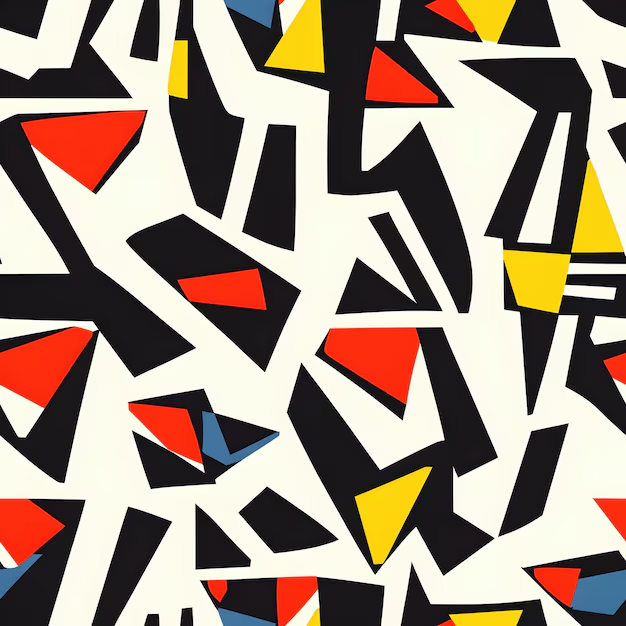
//> input picture TP_Fevrier/image/image.png, 626 x 626 px
$ ./gradient_threshold image/image.png   (built with g++ and OpenCV 4)
//> lines starting //> are read from the running program, lines starting //| are printed output that depends on the picture
#include <opencv2/opencv.hpp>
#include <iostream>
#include <vector>
#include <cmath>

using namespace cv;
using namespace std;

/**
 * Fonction de convolution 2D
 * @param image : Image source en niveaux de gris.
 * @param kernel : Noyau de convolution (filtre).
 * @return Matrice résultante après convolution.
 */
Mat convolution2D(const Mat& image, const vector<vector<int>>& kernel) {
    int kSize = kernel.size();
    int offset = kSize / 2;
    Mat result = Mat::zeros(image.size(), CV_32F);

    // Balayage de l'image en ignorant les bords pour éviter le dépassement du noyau
    for (int i = offset; i < image.rows - offset; i++) {
        for (int j = offset; j < image.cols - offset; j++) {
            float sum = 0.0;

            // Application du noyau de convolution
            for (int ki = 0; ki < kSize; ki++) {
                for (int kj = 0; kj < kSize; kj++) {
                    sum += image.at<uchar>(i + ki - offset, j + kj - offset) * kernel[ki][kj];
                }
            }

            result.at<float>(i, j) = sum;
        }
    }

    return result;
}

/**
 * Applique un seuillage global (seuil unique)
 * @param gradient : Image du gradient.
 * @param threshold_value : Valeur du seuil.
 */
Mat globalThresholding(const Mat& gradient, double threshold_value) {
    Mat thresholded;
    threshold(gradient, thresholded, threshold_value, 255, THRESH_BINARY);
    return thresholded;
}

/**
 * Seuillage par hystérésis
 * @param gradient : Image du gradient.
 * @param lowThresh : Seuil bas.
 * @param highThresh : Seuil haut.
 */
Mat hysteresisThresholding(const Mat& gradient, double lowThresh, double highThresh) {
    Mat edges = Mat::zeros(gradient.size(), CV_8U);

    for (int i = 1; i < gradient.rows - 1; i++) {
        for (int j = 1; j < gradient.cols - 1; j++) {
            float val = gradient.at<float>(i, j);
            if (val >= highThresh) {
                edges.at<uchar>(i, j) = 255;
            } else if (val >= lowThresh) {
                // Vérifie les pixels voisins pour une connexion avec des pixels forts
                bool connected = false;
                for (int x = -1; x <= 1; x++) {
                    for (int y = -1; y <= 1; y++) {
                        if (gradient.at<float>(i + x, j + y) >= highThresh) {
                            connected = true;
                        }
                    }
                }
                if (connected) edges.at<uchar>(i, j) = 255;
            }
        }
    }

    return edges;
}

/**
 * Génère une image colorée en fonction des directions de gradient.
 * @param Gx : Gradient en X.
 * @param Gy : Gradient en Y.
 * @param G45 : Gradient en diagonale 45°.
 * @param G135 : Gradient en diagonale 135°.
 */
Mat colorizeGradient(const Mat& Gx, const Mat& Gy, const Mat& G45, const Mat& G135) {
    vector<Mat> channels(3);

    // Normalisation des gradients pour la visualisation
    normalize(abs(Gx), channels[0], 0, 255, NORM_MINMAX);   // Rouge : Gradient X
    normalize(abs(Gy), channels[1], 0, 255, NORM_MINMAX);   // Vert : Gradient Y
    normalize(abs(G45 + G135), channels[2], 0, 255, NORM_MINMAX);  // Bleu : Diagonales

    Mat coloredGradient;
    merge(channels, coloredGradient);
    return coloredGradient;
}
/**
 * Enumération des directions principales des gradients.
 */
enum DirectionCategory { HORIZONTAL, VERTICAL, DIAGONAL_45, DIAGONAL_135 };

/**
 * Détermine la direction dominante d'un gradient donné.
 */
DirectionCategory getDirectionCategory(float gx, float gy, float g45, float g135) {
  float maxVal = max(abs(gx), max(abs(gy), max(abs(g45), abs(g135))));
  if (abs(gx) == maxVal) return HORIZONTAL;
  else if (abs(gy) == maxVal) return VERTICAL;
  else if (abs(g45) == maxVal) return DIAGONAL_45;
  else return DIAGONAL_135;
}

/**
 * Suppression des non-maxima pour affiner les contours.
 */
Mat nonMaximumSuppression(const Mat& gradientMagnitude, const Mat& Gx, const Mat& Gy, const Mat& G45, const Mat& G135) {
  Mat suppressed = gradientMagnitude.clone();
  int rows = gradientMagnitude.rows;
  int cols = gradientMagnitude.cols;
  for (int i = 1; i < rows - 1; i++) {
      for (int j = 1; j < cols - 1; j++) {
          float gx = Gx.at<float>(i, j);
          float gy = Gy.at<float>(i, j);
          float g45 = G45.at<float>(i, j);
          float g135 = G135.at<float>(i, j);
          DirectionCategory category = getDirectionCategory(gx, gy, g45, g135);
          float mag = gradientMagnitude.at<float>(i, j);
          switch (category) {
              case HORIZONTAL:
                  if (mag < gradientMagnitude.at<float>(i, j-1) || mag < gradientMagnitude.at<float>(i, j+1)) suppressed.at<float>(i, j) = 0;
                  break;
              case VERTICAL:
                  if (mag < gradientMagnitude.at<float>(i-1, j) || mag < gradientMagnitude.at<float>(i+1, j)) suppressed.at<float>(i, j) = 0;
                  break;
              case DIAGONAL_45:
                  if (mag < gradientMagnitude.at<float>(i-1, j+1) || mag < gradientMagnitude.at<float>(i+1, j-1)) suppressed.at<float>(i, j) = 0;
                  break;
              case DIAGONAL_135:
                  if (mag < gradientMagnitude.at<float>(i-1, j-1) || mag < gradientMagnitude.at<float>(i+1, j+1)) suppressed.at<float>(i, j) = 0;
                  break;
          }
      }
  }
  return suppressed;
}

/**
 * Détection des contours avec affichage et seuillage.
 */
 void detectAndDisplayContours(const Mat& image) {
    vector<vector<int>> sobelX = {{-1, 0, 1}, {-2, 0, 2}, {-1, 0, 1}};
    vector<vector<int>> sobelY = {{-1, -2, -1}, {0, 0, 0}, {1, 2, 1}};
    vector<vector<int>> kernel45 = {{0, 1, 2}, {-1, 0, 1}, {-2, -1, 0}};
    vector<vector<int>> kernel135 = {{2, 1, 0}, {1, 0, -1}, {0, -1, -2}};

    Mat Gx = convolution2D(image, sobelX);
    Mat Gy = convolution2D(image, sobelY);
    Mat G45 = convolution2D(image, kernel45);
    Mat G135 = convolution2D(image, kernel135);

    Mat gradientMagnitude = Mat::zeros(image.size(), CV_32F);
    magnitude(Gx, Gy, gradientMagnitude);
    gradientMagnitude += abs(G45) + abs(G135);

    Mat suppressed = nonMaximumSuppression(gradientMagnitude, Gx, Gy, G45, G135);

    Mat coloredGradient = colorizeGradient(Gx, Gy, G45, G135);
    imshow("Gradient Multidirectionnel Coloré", coloredGradient);

    Mat suppressedNormalized;
    normalize(suppressed, suppressedNormalized, 0, 255, NORM_MINMAX, CV_8U);
    imshow("Gradient après suppression", suppressedNormalized);

    double globalThresh = mean(suppressed)[0];
    Mat globalThresholded = globalThresholding(suppressed, globalThresh);
    imshow("Seuillage Global", globalThresholded);

    double highThresh = 1.5 * globalThresh;
    double lowThresh = 0.5 * globalThresh;
    Mat hysteresisThresholded = hysteresisThresholding(suppressed, lowThresh, highThresh);
    imshow("Seuillage par Hystérésis", hysteresisThresholded);

    imwrite("./resultat/gradient_colore.jpg", coloredGradient);
    imwrite("./resultat/suppressed_gradient.jpg", suppressedNormalized);
    imwrite("./resultat/seuillage_global.jpg", globalThresholded);
    imwrite("./resultat/seuillage_hysteresis.jpg", hysteresisThresholded);
}

int main(int argc, char** argv) {
    if (argc != 2) {
        cout << "Usage: " << argv[0] << " ./image/ExempleSimple.jpg" << endl;
        return -1;
    }

    Mat image = imread(argv[1], IMREAD_GRAYSCALE);
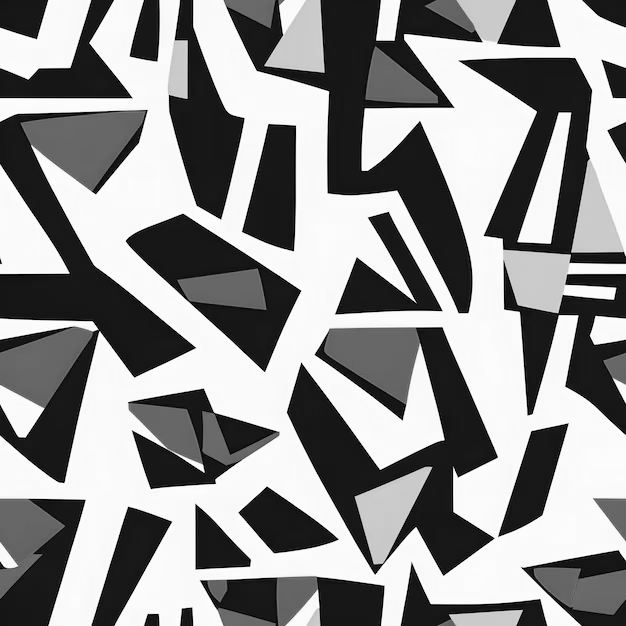
//> image: 626 rows x 626 cols, CV_8UC1; min 0, max 255, mean 144
    if (image.empty()) {
        cout << "Erreur : Impossible de charger l'image !" << endl;
        return -1;
    }

    detectAndDisplayContours(image);
//> after the loop in convolution2D (call 3), `for (int i = offset; i < image.rows - offset; i++)`:
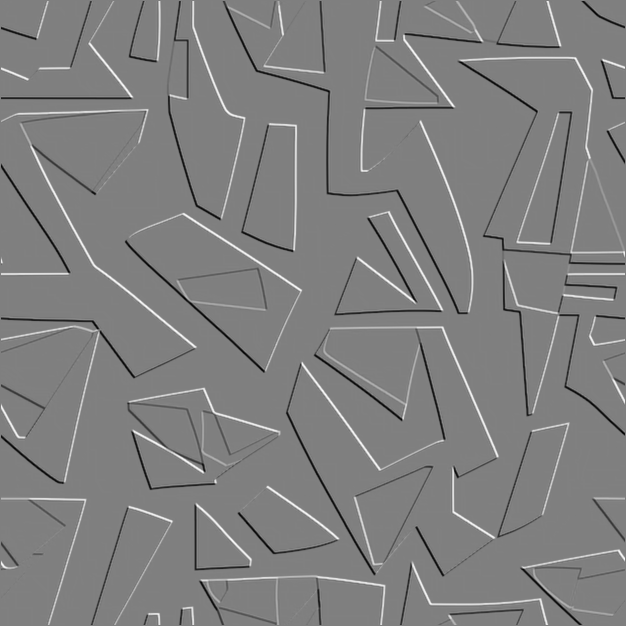
//> result: 626 rows x 626 cols, CV_32FC1; min -1012, max 1006, mean 0; drawn with min black and max white
//> after the loop in convolution2D (call 4), `for (int i = offset; i < image.rows - offset; i++)`:
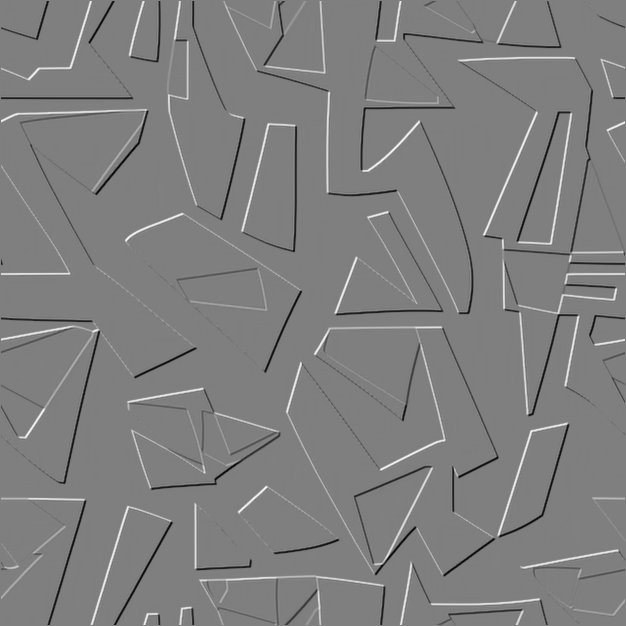
//> result: 626 rows x 626 cols, CV_32FC1; min -1002, max 1006, mean 0; drawn with min black and max white
//> after the loop in nonMaximumSuppression, `for (int i = 1; i < rows - 1; i++)`:
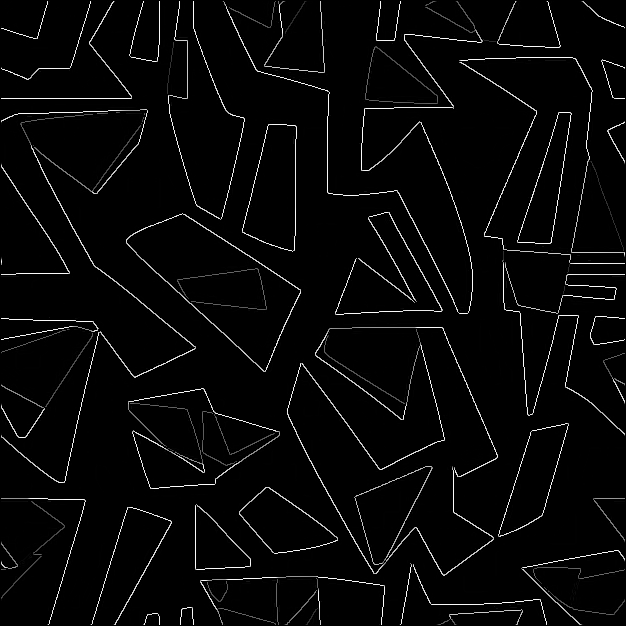
//> suppressed: 626 rows x 626 cols, CV_32FC1; min 0, max 2563.4, mean 81.8; drawn with min black and max white
//> in colorizeGradient, `merge(channels, coloredGradient);`:
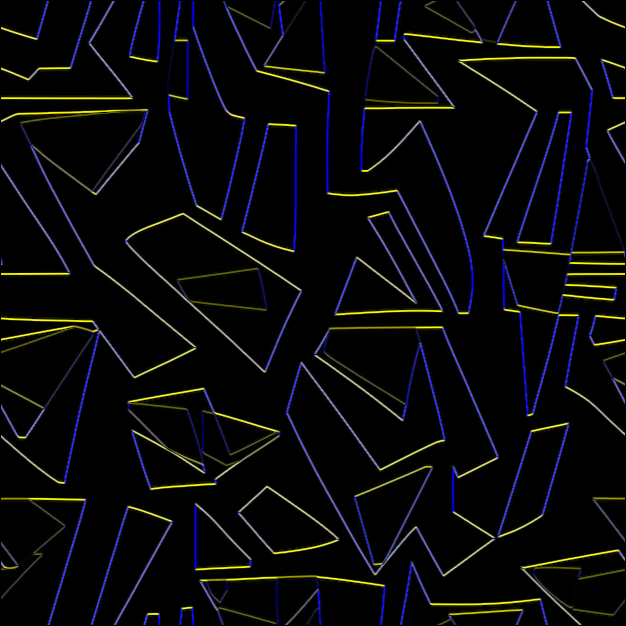
//> coloredGradient: 626 rows x 626 cols, CV_32FC3; mean B, G, R 9.9, 9.3, 9.3
//> in detectAndDisplayContours, `double globalThresh = mean(suppressed)[0];`: globalThresh = 81.82
//> in globalThresholding, `threshold(gradient, thresholded, threshold_value, 255, THRESH_BINARY);`:
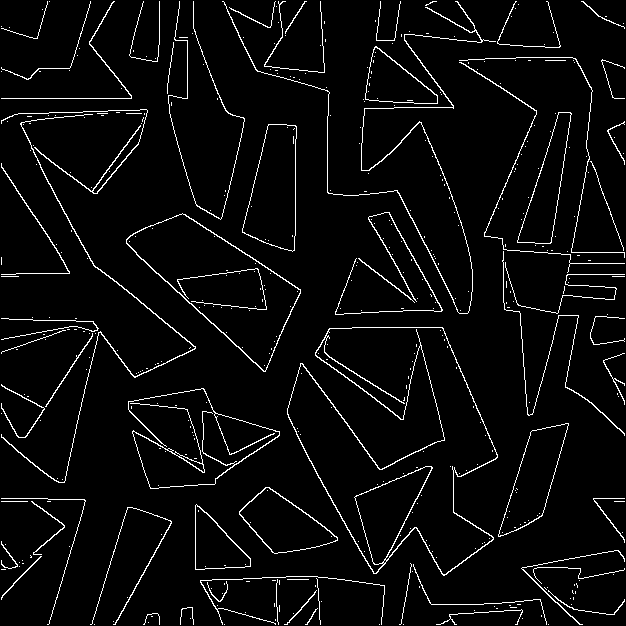
//> thresholded: 626 rows x 626 cols, CV_32FC1; 4.3% white in thin lines or dots
//> in detectAndDisplayContours, `double highThresh = 1.5 * globalThresh;`: highThresh = 122.7
//> in detectAndDisplayContours, `double lowThresh = 0.5 * globalThresh;`: lowThresh = 40.91
//> after the loop in hysteresisThresholding, `for (int i = 1; i < gradient.rows - 1; i++)`:
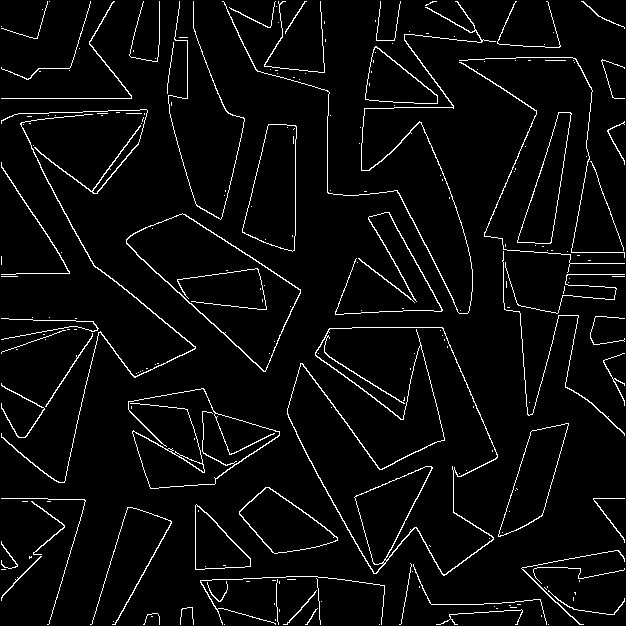
//> edges: 626 rows x 626 cols, CV_8UC1; 4.3% white in thin lines or dots

    waitKey(0);
    return 0;
}
